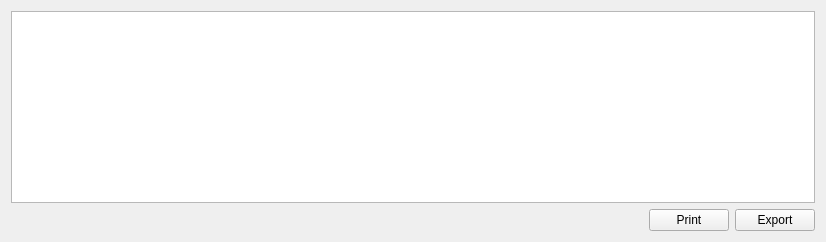
             <widget class="QWidget" name="balances_2">
              <layout class="QVBoxLayout" name="verticalLayout_4">
               <item>
                <widget class="QTableView" name="balancesTable">
                 <property name="minimumSize">
                  <size>
                   <width>0</width>
                   <height>0</height>
                  </size>
                 </property>
                 <property name="selectionMode">
                  <enum>QAbstractItemView::SingleSelection</enum>
                 </property>
                 <property name="selectionBehavior">
                  <enum>QAbstractItemView::SelectRows</enum>
                 </property>
                 <property name="sortingEnabled">
                  <bool>true</bool>
                 </property>
                </widget>
               </item>
               <item>
                <layout class="QHBoxLayout" name="horizontalLayout_3">
                 <item>
                  <spacer name="horizontalSpacer">
                   <property name="orientation">
                    <enum>Qt::Horizontal</enum>
                   </property>
                   <property name="sizeHint" stdset="0">
                    <size>
                     <width>638</width>
                     <height>17</height>
                    </size>
                   </property>
                  </spacer>
                 </item>
                 <item>
                  <widget class="QPushButton" name="btnPrintBalance">
                   <property name="text">
                    <string>Print</string>
                   </property>
                  </widget>
                 </item>
                 <item>
                  <widget class="QPushButton" name="btnExport">
                   <property name="text">
                    <string>Export</string>
                   </property>
                  </widget>
                 </item>
                </layout>
               </item>
              </layout>
             </widget>
